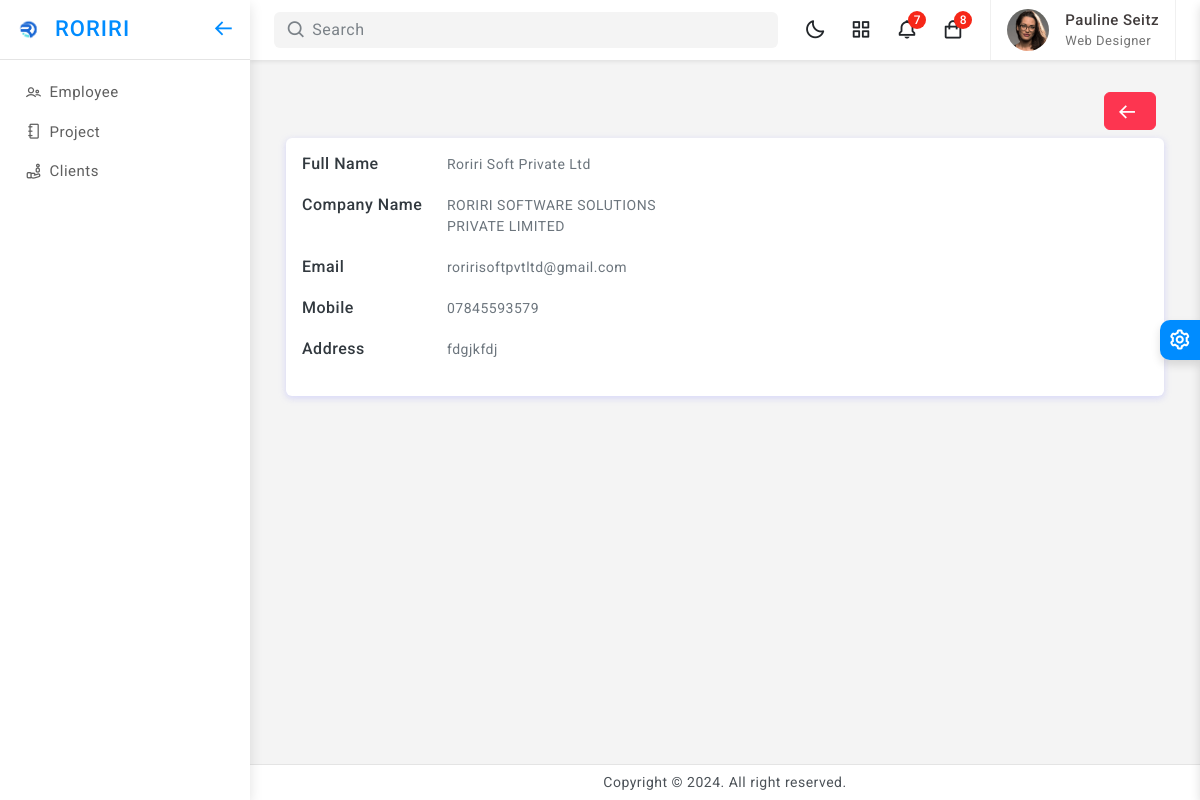
/clientDetails.php?id=1, run on an earlier commit of the app's database.
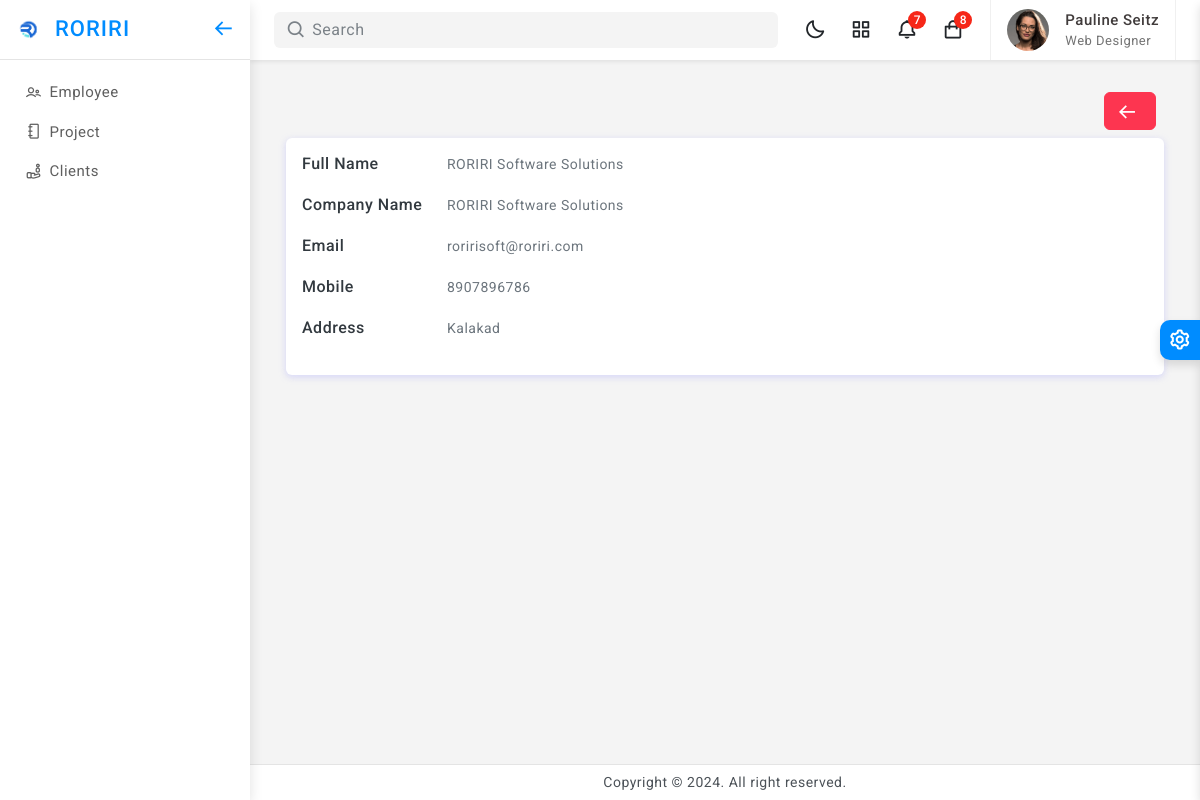
And on a later commit of the database.
### tables this page shows
CREATE TABLE `client_tbl` (
  `client_id` int(11) NOT NULL,
  `entity_id` int(11) NOT NULL,
  `client_name` varchar(50) NOT NULL,
  `client_company` varchar(100) NOT NULL,
  `client_location` varchar(100) NOT NULL,
  `client_email` varchar(50) NOT NULL,
  `client_phone` varchar(11) NOT NULL,
  `client_gst` varchar(30) NOT NULL,
  `client_status` enum('Active','Inactive') NOT NULL DEFAULT 'Active',
  `client_created_date` datetime NOT NULL DEFAULT current_timestamp(),
  `client_updated_date` timestamp NOT NULL DEFAULT current_timestamp() ON UPDATE current_timestamp()
);

### clientDetails.php (the view, shortened to what this page needs)
<?php
    include("db/dbConnection.php");
    if(isset($_GET['id']) && $_GET['id'] != '') {
        $empId = $_GET['id'];
        $selQuery = "SELECT * FROM `client_tbl` WHERE client_id='$empId'";
        $result1 = $conn->query($selQuery);
        if($result1) {
            $row = mysqli_fetch_array($result1 , MYSQLI_ASSOC);
			$name=$row['client_name'];
            $compName=$row['client_company'];
            $email=$row['client_email'];
            $phone=$row['client_phone'];
            $address= $row['client_location'];
        } else {
            echo "Error executing query: " . $conn->error;
        }
    } else {
        header("Location: client.php");
        exit();
    }
?>
<!doctype html>
<html lang="en">
<?php include("head.php");?>
<body>
	<div class="wrapper">
			<?php include("left.php");?>
			<?php include("top.php");?>
		<div class="page-wrapper">
			<div class="page-content">
				<div class="container">
					<div class="main-body">
                    <div class="modal-footer p-2">
                        <button type="button" class="btn btn-danger" onclick="javascript:location.href='clients.php'"><i class='bx bx-arrow-back'></i></button>
                    </div>
						<div class="row">
							<div class="col-lg-12">
								<div class="card">
									<div class="card-body">
										<div class="row mb-3">
											<div class="col-sm-2">
												<h6 class="mb-0">Full Name</h6>
											</div>
											<div class="col-sm-4 text-secondary">
											<p class="text-secondary mb-1"><?php echo $name;?></p>
											</div>
										</div>
										<div class="row mb-3">
											<div class="col-sm-2">
												<h6 class="mb-0">Company Name</h6>
											</div>
											<div class="col-sm-4 text-secondary">
											<p class="text-secondary mb-1"><?php echo $compName;?></p>
											</div>
										</div>
										<div class="row mb-3">
											<div class="col-sm-2">
												<h6 class="mb-0">Email</h6>
											</div>
											<div class="col-sm-4 text-secondary">
											<p class="text-secondary mb-1"><?php echo $email;?></p>
											</div>
										</div>
										<div class="row mb-3">
											<div class="col-sm-2">
												<h6 class="mb-0">Mobile</h6>
											</div>
											<div class="col-sm-3 text-secondary">
											<p class="text-secondary mb-1"><?php echo $phone;?></p>
											</div>
										</div>
										<div class="row mb-3">
											<div class="col-sm-2">
												<h6 class="mb-0">Address</h6>
											</div>
											<div class="col-sm-3 text-secondary">
											<p class="text-secondary mb-1"><?php echo $address;?></p>
											</div>
										</div>
									</div>
								</div>
							</div>
						</div>
					</div>
				</div>
			</div>
		</div>
		 <?php include("footer.php"); ?>
	</div>
	<?php include("theme.php");?>
</body>
</html>

What changed in the data, as far as the page shows it:
changed client_tbl: client_name "Roriri Soft Private Ltd" → "RORIRI Software Solutions"; client_company "RORIRI SOFTWARE SOLUTIONS PRIVATE LIMITED" → "RORIRI Software Solutions"; client_email "roririsoftpvtltd@gmail.com" → "roririsoft@roriri.com"; client_phone "07845593579" → "8907896786"; client_location "fdgjkfdj" → "Kalakad"
